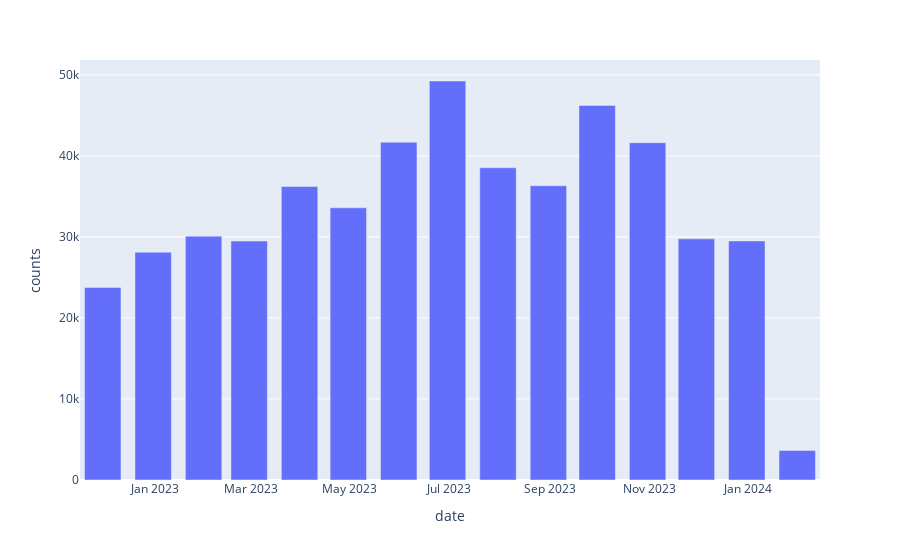

The cell this chart's notebook holds for it:
### Code cell
tidf_rouen_monthly = pd.DataFrame(tidf_rouen["counts"].groupby([pd.Grouper(freq="m")]).sum())
tidf_rouen_monthly["name"] = eco_21
px.bar(tidf_rouen_monthly, x=tidf_rouen_monthly.index,y="counts")

### Figure 1 — Plotly figure (JSON) as saved in the notebook; plotly's stock layout.template omitted (floating-point values rounded to 4 significant figures)
{"data": [{"alignmentgroup": "True", "hovertemplate": "date=%{x}<br>counts=%{y}<extra></extra>", "legendgroup": "", "marker": {"color": "#636efa", "pattern": {"shape": ""}}, "name": "", "offsetgroup": "", "orientation": "v", "showlegend": false, "textposition": "auto", "type": "bar", "x": ["2022-11-30T00:00:00+00:00", "2022-12-31T00:00:00+00:00", "2023-01-31T00:00:00+00:00", "2023-02-28T00:00:00+00:00", "2023-03-31T00:00:00+00:00", "2023-04-30T00:00:00+00:00", "2023-05-31T00:00:00+00:00", "2023-06-30T00:00:00+00:00", "2023-07-31T00:00:00+00:00", "2023-08-31T00:00:00+00:00", "2023-09-30T00:00:00+00:00", "2023-10-31T00:00:00+00:00", "2023-11-30T00:00:00+00:00", "2023-12-31T00:00:00+00:00", "2024-01-31T00:00:00+00:00"], "xaxis": "x", "y": [23746, 28105, 30086, 29483, 36208, 33589, 41682, 49234, 38531, 36312, 46221, 41619, 29755, 29498, 3655], "yaxis": "y"}], "layout": {"barmode": "relative", "legend": {"tracegroupgap": 0}, "margin": {"t": 60}, "xaxis": {"anchor": "y", "domain": [0, 1], "title": {"text": "date"}}, "yaxis": {"anchor": "x", "domain": [0, 1], "title": {"text": "counts"}}}}
